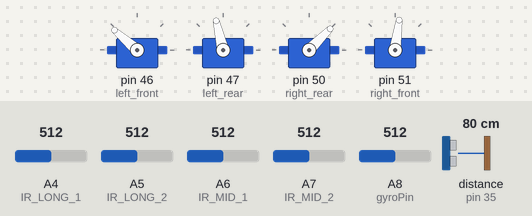
This sketch was run on a simulated Arduino Mega 2560, built with avr-gcc and run on an emulated ATmega2560. On the bench: 4 × servo. Wiring (inferred from the names in the program): ultrasonic range finder: trigger pin 34; echo pin 35. Inputs (shaded band) come from the test bench; at power-on: distance to the obstacle (sensor on pin 35) 80 cm, A4 (IR_LONG_1) = 512, A5 (IR_LONG_2) = 512, A6 (IR_MID_1) = 512, A7 (IR_MID_2) = 512, A8 (gyroPin) = 512. The echo pulse lasts 58.3 µs per cm.

Above: at 1.2 s.
1.3 s: distance to the obstacle (sensor on pin 35) set to 2 cm
At 2.3 s:
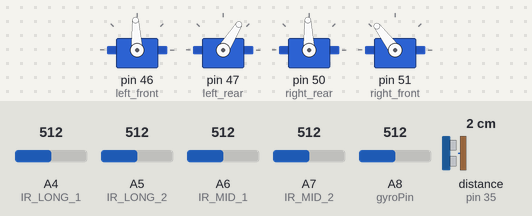
4.3 s: A4 (IR_LONG_1) set to 716
At 6.1 s:
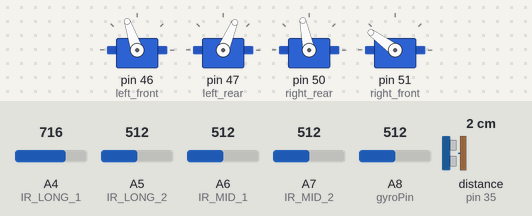
7.3 s: A5 (IR_LONG_2) set to 306
10.3 s: distance to the obstacle (sensor on pin 35) set to 9 cm
13.3 s: A4 (IR_LONG_1) set to 992
At 15.4 s:
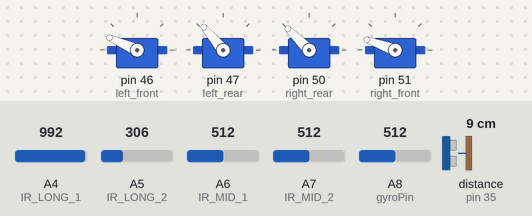
16.3 s: distance to the obstacle (sensor on pin 35) set to 18 cm
At 18.6 s:
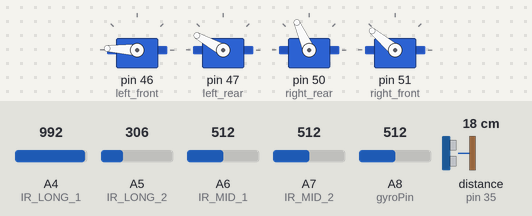
Timing chart, 0 to 32.3 s (numbered marks = the images above; inputs shaded):
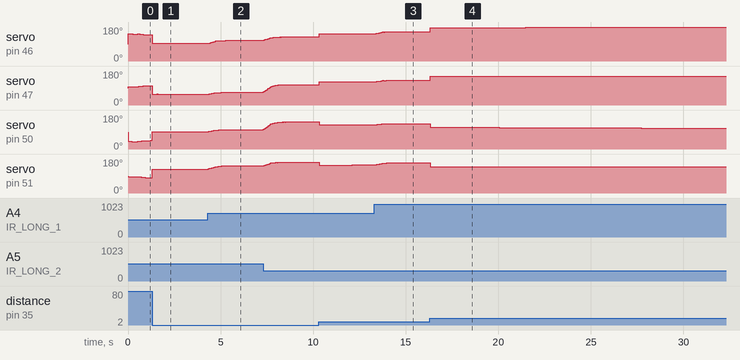

Measured:
- after the input at 1.3 s, servo on pin 47 (left_rear): 103° → 58° at once, → 57° 2.5 s later; servo on pin 50 (right_rear): 46° → 91° at once, → 92° 0.23 s later; servo on pin 51 (right_front): 81° → 127° at once
- after the input at 13.3 s, servo on pin 50 (right_rear): moves from 128° to 135° over 0.71 s, starting after 0.06 s; servo on pin 51 (right_front): moves from 149° to 160° over 0.85 s, starting after 0.06 s
- after the input at 16.3 s, servo on pin 47 (left_rear): 130° → 152° at once, → 151° 0.10 s later, → 152° 7.8 s later

The sketch:

Controller_Leighton.ino
```cpp
// CONTROLLER FOR TESTING DRIVING - TUNE PID AND SAMPLING DELAYS //

//----MotorSetup----
# include <Servo.h>   // include the library of servo motor control
// define the control pin of each motor
const byte left_front = 46;
const byte left_rear = 47;
const byte right_rear = 50;
const byte right_front = 51;

Servo left_front_motor;
Servo left_rear_motor;
Servo right_rear_motor;
Servo right_front_motor;
//----MotorSetup----

//----InverseKinematicValues----
float L = 007.620;
float l = 009.078;
float R_w = 002.54;

float velocity[3] = {0,0,0};
float max_velocity[3] = {25,20,1.5}; // cm/s - rad/s
float ang_vel[4] = {0,0,0,0};

float motor_speed_Value[4] = {0,0,0,0};
//----InverseKinematicValues----

//----PIDValues----
float reference[3] = {20,20,0};
float currentTime, previousTime, elapsedTime;
float error[3] = {0,0,0};
float lastError[3] = {0,0,0};
float rateError[3] = {0,0,0};

//const int pid_sample_time = 0; // 40ms sampling period - 25Hz
bool pid_first_call = true;

//StraightLine
float Kp_r[3] = {2,2.5,1.65};
float Ki_r[3] = {0.018,0.02,0.05};
float Kd_r[3] = {0,0,0};

float Pterm[3], Iterm[3], Dterm[3];

float Kp_straight = 50;
//----PIDValues----

//----Gyro----
const int gyroPin = A8;           //define the pin that gyro is connected
int gyroADC = 0;           // read out value of sensor
float gyroSupplyVoltage = 5;      // supply voltage for gyro
float gyroSensitivity = 0.007;      // gyro sensitivity unit is (mv/degree/second) get from datasheet
float rotationThreshold = 3;      // because of gyro drifting, defining rotation angular velocity less
float angularVelocity = 0;
                                                       // than this value will be ignored
int gyroTime = 0;
int prev_gyroTime = 0;
int timeElapsed = 0;
float gyroRate = 0;                      // read out value of sensor in voltage
float angleChange = 0;
float currentAngle = 0;               // current angle calculated by angular velocity integral on
float radiansAngle = 0;
//----Gyro----

//----Ultrasound----
const int trigPin = 34;
const int echoPin = 35;
float Ultraduration;
float Ultradistance = 0;
const float ultra_centre_offset = 11.0;

//const int ultra_sampling_time = 0; //40ms sampling time
//int ultra_time;
//int prev_ultra_time;
//bool ultra_first_call = true;
//----Ultrasound----

//----IR----
enum IR {
  LEFT_FRONT,
  LEFT_BACK,
  BACK_LEFT,
  BACK_RIGHT,
};

// Left front long range IR
const int IR_LONG_1 = A4;
float IR_LONG_1_DIST = 0;

// Left back long range IR
const int IR_LONG_2 = A5;
float IR_LONG_2_DIST = 0;

float IR_diff = 0;
float correction = 0;
float IR_wall_dist = 0;
float IR_Angle = 0;
const float IR_Between_Dist = 12;
const float long_centre_offset = 4.5;

// Back left mid range IR
const int IR_MID_1 = A6;
float IR_MID_1_DIST = 0;

// Back right mid range IR
const int IR_MID_2 = A7;
float IR_MID_2_DIST = 0;

float IR_mid_diff = 0;
float IR_mid_dist = 0;
const float mid_centre_offset = 7.0;
//----IR----

//----IR Kalman Filter----
float last_est[4] = {0,0,0,0};
float last_var[4] = {999,999,999,999};
float process_noise = 5;
float sensor_noise = 5;    // Change the value of sensor noise to get different KF performance
//----IR Kalman Filter----

#define WINDOW_SIZE 13
int index[6] = {0,0,0,0,0,0};//ORDER GOES; [0]FRONT LIR, [1]BACK LIR, [2]LEFT MIR, [3]RIGHT MIR, [4]SONAR, [5]GYRO
float value[6] = {0,0,0,0,0,0};//ORDER GOES; [0]FRONT LIR, [1]BACK LIR, [2]LEFT MIR, [3]RIGHT MIR, [4]SONAR, [5]GYRO
float SUM[6] = {0,0,0,0,0,0};//ORDER GOES; [0]FRONT LIR, [1]BACK LIR, [2]LEFT MIR, [3]RIGHT MIR, [4]SONAR, [5]GYRO
float FRONT_LIR[WINDOW_SIZE];
float BACK_LIR[WINDOW_SIZE];
float LEFT_MIR[WINDOW_SIZE];
float RIGHT_MIR[WINDOW_SIZE];
float SONAR[5];
float averaged[6] = {0,0,0,0,0,0};//ORDER GOES; [0]FRONT LIR, [1]BACK LIR, [2]LEFT MIR, [3]RIGHT MIR, [4]SONAR, [5]GYRO
//MA Filter -------------


void setup() {
pinMode(trigPin, OUTPUT); // Sets the trigPin as an Output
pinMode(echoPin, INPUT); // Sets the echoPin as an Input
Serial.begin(9600);

left_front_motor.attach(left_front);
left_rear_motor.attach(left_rear);
right_rear_motor.attach(right_rear);
right_front_motor.attach(right_front);
}


void loop() {
  Controller();
}

void Controller(){
  gyro();
  Ultrasound();
  IR_Sensors();
  if(reference[0] == 185 && IR_mid_dist < 30) {
    error[0] = IR_mid_dist - 15.0;
  }
  else {
    error[0] = reference[0] - Ultradistance;
  }
  error[1] = reference[1] - IR_wall_dist;
  error[2] = 0;//reference[2] - radiansAngle;
  PID_Controller();
  inverse_kinematics();
  set_motor_speed();
  set_motors();
  delay(20);
}

void PID_Controller(){

  currentTime = millis();
  elapsedTime = (currentTime - previousTime)/1000.0;

  //if((currentTime - previousTime) >= pid_sample_time || (pid_first_call)) { // sampled at 20Hz
    for (int i = 0; i < 3; i++){

      Pterm[i] = Kp_r[i] * error[i];
      Iterm[i] += Ki_r[i] * error[i] * elapsedTime;
      Dterm[i] = Kd_r[i] * ((error[i] - lastError[i]) / elapsedTime);

      // anti wind-up - Iterm and Pterm (More powerful anti windup - constrains total control effort to always be <= max velocity)
      if(abs(Pterm[i]) > max_velocity[i]) {

        // constrains Iterm such that Pterm + Iterm <= maximum velocity
        if(Pterm[i] < 0) {
          Pterm[i] = (-1 * max_velocity[i]);
        }
        else {
          Pterm[i] = max_velocity[i];
        }
      }
      if(abs(Iterm[i] + Pterm[i]) > max_velocity[i]) {

        // constrains Iterm such that Pterm + Iterm <= maximum velocity
        if((Iterm[i] + Pterm[i]) < 0) {
          Iterm[i] = (-1 * max_velocity[i]) - Pterm[i];
        }
        else {
          Iterm[i] = max_velocity[i] - Pterm[i];
        }
      }

      velocity[i] = Pterm[i] + Iterm[i] + Dterm[i];

      // constrain to max velocity - just to ensure velocity <= maximum velocity
      if(abs(velocity[i]) > max_velocity[i]) {
        if(velocity[i] < 0) {
          velocity [i] = -1 * max_velocity[i];
        }
        else {
          velocity [i] = max_velocity[i];
        }
      }

      lastError[i] = error[i];
    }
    //pid_first_call = false;
    previousTime = currentTime;
  //}
}

void inverse_kinematics(){
  ang_vel[0] = (-velocity[0] + velocity[1] + ((L+l)*velocity[2])) / R_w; // left front
  ang_vel[1] = (-velocity[0] - velocity[1] + ((L+l)*velocity[2])) / R_w; // left rear
  ang_vel[2] = (velocity[0] - velocity[1] + ((L+l)*velocity[2])) / R_w; // right rear
  ang_vel[3] = (velocity[0] + velocity[1] + ((L+l)*velocity[2])) / R_w; // right front
}

void set_motor_speed(){
  for (int i = 0; i < 4; i++){
    motor_speed_Value[i] = ang_vel[i] * 30; // scale angular velocity to motor speed value - COULD BE TUNED BETTER
  }
}

void set_motors() {
  left_front_motor.writeMicroseconds(1500 + motor_speed_Value[0] - correction);
  left_rear_motor.writeMicroseconds(1500 + motor_speed_Value[1] - correction);
  right_rear_motor.writeMicroseconds(1500 + motor_speed_Value[2] - correction);
  right_front_motor.writeMicroseconds(1500 + motor_speed_Value[3] - correction);
}

void Ultrasound(){
  //ultra_time = millis();

  //if((ultra_time - prev_ultra_time) >= ultra_sampling_time || (ultra_first_call)) { //20Hz
    digitalWrite(trigPin, LOW);
    delayMicroseconds(2);
    digitalWrite(trigPin, HIGH);
    delayMicroseconds(10);
    digitalWrite(trigPin, LOW);
    Ultraduration = pulseIn(echoPin, HIGH);
    // Calculating the distance
    Ultradistance = ultra_centre_offset + (Ultraduration * 0.034 / 2);

   // prev_ultra_time = ultra_time;
   // ultra_first_call = false;
 // }
}

void IR_Sensors(){
  // Get distances from left side of robot to wall
  IR_LONG_1_DIST = IR_dist(LEFT_FRONT);
  IR_LONG_2_DIST = IR_dist(LEFT_BACK);

  IR_MID_1_DIST = IR_dist(BACK_LEFT);
  IR_MID_2_DIST = IR_dist(BACK_RIGHT);

  IR_wall_dist = long_centre_offset + (0.37 * IR_LONG_1_DIST + 0.63 * IR_LONG_2_DIST); // distance of centre of robot to wall
  IR_diff = IR_LONG_1_DIST - IR_LONG_2_DIST; // Difference between long range IRs
  //IR_Angle = atan((IR_diff/IR_Between_Dist));

  IR_mid_dist = mid_centre_offset + ((IR_MID_1_DIST + IR_MID_2_DIST) / 2);
  IR_mid_diff = IR_MID_1_DIST - IR_MID_2_DIST;

  correction = Kp_straight * IR_diff;
}

void gyro() { // could be tuned better
  gyroTime = millis();

  timeElapsed = gyroTime - prev_gyroTime;

  gyroRate = ((analogRead(gyroPin) - 505.0) * gyroSupplyVoltage) / 1024.0;
  angularVelocity = gyroRate / gyroSensitivity; // angular velocity in degrees/second

  if(angularVelocity >= rotationThreshold || angularVelocity <= -rotationThreshold) {
    angleChange = angularVelocity * (timeElapsed / 1000.0);
    currentAngle += angleChange;
    radiansAngle = currentAngle * (PI/180.0);
  }

  delay(5);

  prev_gyroTime = gyroTime;
}

float IR_dist(IR code) { // find distances using calibration curve equations
  float est, dist;
  int adc;

  switch(code) {
    case LEFT_FRONT:
      adc = analogRead(IR_LONG_1);
      dist = (5780.3)/(pow(adc,1.027));
      est = Kalman(dist, last_est[0], last_var[0], LEFT_FRONT);

      //MA FILTER
      SUM[0] -= FRONT_LIR[index[0]];
      FRONT_LIR[index[0]] = est;
      SUM[0] += est;
      index[0] = (index[0] + 1) % WINDOW_SIZE;
      averaged[0] = SUM[0]/WINDOW_SIZE;
      est = averaged[0];
      last_est[0] = averaged[0];
      //MA FILTER

      break;
    case LEFT_BACK:
      adc = analogRead(IR_LONG_2);
      dist = (4382.9)/(pow(adc,0.984));
      est = Kalman(dist, last_est[1], last_var[1], LEFT_BACK);

      //MA FILTER
      SUM[1] -= BACK_LIR[index[1]];
      BACK_LIR[index[1]] = est;
      SUM[1] += est;
      index[1] = (index[1] + 1) % WINDOW_SIZE;
      averaged[1] = SUM[1]/WINDOW_SIZE;
      est = averaged[1];
      last_est[1] = averaged[1];
      //MA FILTER

      break;
    case BACK_LEFT:
      adc = analogRead(IR_MID_1);
      dist = (3730.6)/(pow(adc,1.082));
      est = Kalman(dist, last_est[2], last_var[2], BACK_LEFT);

      //MA FILTER
      SUM[2] -= LEFT_MIR[index[2]];
      LEFT_MIR[index[2]] = est;
      SUM[2] += est;
      index[2] = (index[2] + 1) % WINDOW_SIZE;
      averaged[2] = SUM[2]/WINDOW_SIZE;
      est = averaged[2];
      last_est[2] = averaged[2];
      //MA FILTER

      break;
    case BACK_RIGHT:
      adc = analogRead(IR_MID_2);
      dist = (3491.3)/(pow(adc,1.069));
      est = Kalman(dist, last_est[3], last_var[3], BACK_RIGHT);

      //MA FILTER
      SUM[3] -= RIGHT_MIR[index[3]];
      RIGHT_MIR[index[3]] = est;
      SUM[3] += est;
      index[3] = (index[3] + 1) % WINDOW_SIZE;
      averaged[3] = SUM[3]/WINDOW_SIZE;
      est = averaged[3];
      last_est[3] = averaged[3];
      //MA FILTER

      break;
  }

  delay(1);

  return est;
}

// Kalman Filter for IR sensors
float Kalman(float rawdata, float prev_est, float last_variance, IR code) {
  float a_priori_est, a_post_est, a_priori_var, a_post_var, kalman_gain;

  a_priori_est = prev_est;
  a_priori_var = last_variance + process_noise;

  kalman_gain = a_priori_var/(a_priori_var+sensor_noise);
  a_post_est = a_priori_est + kalman_gain*(rawdata-a_priori_est);
  a_post_var = (1- kalman_gain)*a_priori_var;

  switch(code) {
    case LEFT_FRONT:
      last_var[0] = a_post_var;
    case LEFT_BACK:
      last_var[1] = a_post_var;
    case BACK_LEFT:
      last_var[2] = a_post_var;
    case BACK_RIGHT:
      last_var[3] = a_post_var;
  }

  return a_post_est;
}
```
